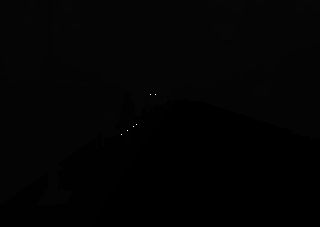
#> input picture idd20k_lite/gtFine/train/100/521867_label.png, 320 x 227 px
$ jupyter execute --allow-errors semantic_seg.ipynb   (shell and % lines are left out)
#> lines starting #> are read from the running program, lines starting #| are printed output that depends on the picture
<a href="https://colab.research.google.com/github/mohanrajmit/IDD/blob/master/semantic_seg.ipynb" target="_parent"></a>

[cell 1]
import cv2
from imutils import paths

[cell 2]
labels_path= paths.list_images("/content/IDD/idd20k_lite/gtFine")

[cell 3]
train_labels=[]
val_labels = []
import numpy as np
for imagePath in labels_path:
  print(imagePath)
  make = imagePath.split("/")[-3]
  print(make)
  image = cv2.imread(imagePath)
#> image is the input picture: shape (227, 320, 3); min 0, max 255, mean 2.9
  if make == "train":
    train_labels.append(image)
  else:
    val_labels.append(image)
#print(images_path[0])

[cell 4]
train_labels = np.array(train_labels)
val_labels = np.array(val_labels)

[cell 5]
images_path=paths.list_images("/content/IDD/idd20k_lite/leftImg8bit")

[cell 6]
train_images = []
val_images = []
test_images = []
import numpy as np
for imagePath in images_path:
  print(imagePath)
  make = imagePath.split("/")[-3]
  print(make)
  image = cv2.imread(imagePath)
  if make == "train":
    train_images.append(image)
  elif make == "test":
    test_images.append(image)
  else:
    val_images.append(image)

[cell 7]
train_images = np.array(train_images)
val_images = np.array(val_images)
test_images = np.array(test_images)

[cell 8]
print(train_images.shape)
print(test_images.shape)
print(val_images.shape)

[cell 9]
sample_image_label = train_labels[0]
#> (the rest of this cell did not finish here and is left out)

[cell 10]
for i in range(sample_image_label.shape[0]):
  for j in range(sample_image_label.shape[1]):
    print(sample_image_label[i][j])
    print("\t")
  print("\n")
#> this loop made 227 passes
#> (printed output is left out)

[cell 11]
Sky = [128,128,128]
Building = [128,0,0]
Road = [128,64,128]
Tree = [128,128,0]
SignSymbol = [192,128,128]
Car = [64,0,128]
Pedestrian = [64,64,0]

label_colours = np.array([Sky, Building, Road,Tree, SignSymbol, Car, Pedestrian])

def visualize(temp, plot=True):
#> called with plot = True
    b,g,r = cv2.split(temp)
    #r = temp.copy()
    #g = temp.copy()
    #b = temp.copy()
    for l in range(0,7):
        r[r==l]=label_colours[l,0]
        g[g==l]=label_colours[l,1]
        b[b==l]=label_colours[l,2]
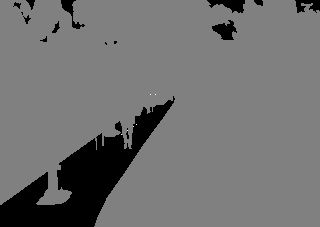
#> b: shape (227, 320); min 0, max 255, mean 112.7
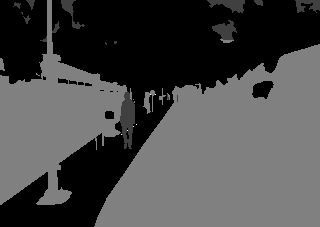
#> g: shape (227, 320); min 0, max 255, mean 72.2
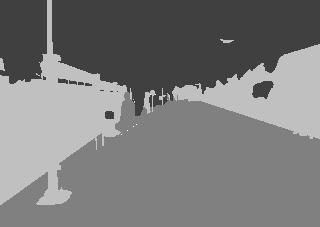
#> r: shape (227, 320); min 64, max 255, mean 122.8

    rgb = np.zeros((b.shape[0], b.shape[1], 3))
    rgb[:,:,0] = (r)#[:,:,0]
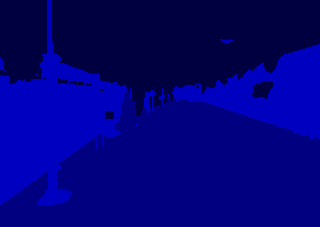
#> rgb: shape (227, 320, 3) float64; mean of channels 0, 1, 2 122.8, 0, 0; drawn as B, G, R
    rgb[:,:,1] = (g)#[:,:,1]
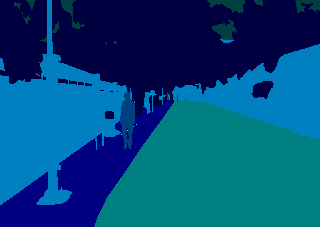
#> rgb: shape (227, 320, 3) float64; mean of channels 0, 1, 2 122.8, 72.2, 0; drawn as B, G, R
    rgb[:,:,2] = (b)#[:,:,2]
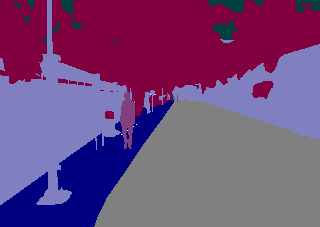
#> rgb: shape (227, 320, 3) float64; mean of channels 0, 1, 2 122.8, 72.2, 112.7; drawn as B, G, R
    if plot:
        plt.imshow(rgb)
    else:
        return rgb
